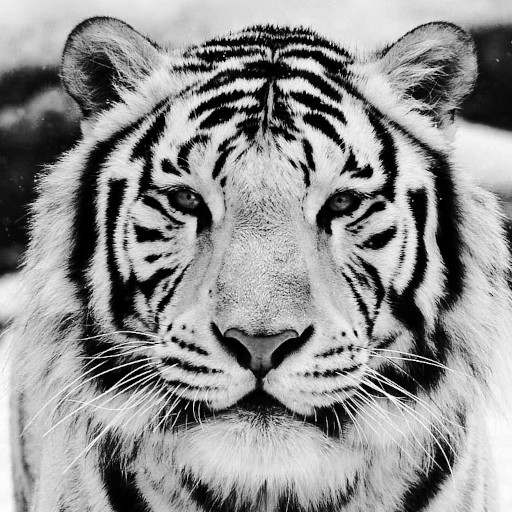
#> input picture dsp/image/samples/tiger.jpg, 512 x 512 px
$ python gaussian_blur.py
#> lines starting #> are read from the running program, lines starting #| are printed output that depends on the picture
"""Gaussian blurring an image."""

import numpy as np
import matplotlib.pyplot as plt
from matplotlib.image import imread

def imread_bw(name):
    """Read an image and average RGB values to produce a grayscale image."""
#> called with name = 'samples/tiger.jpg'
    im = imread(name)
#> im is the input picture: shape (512, 512, 3); min 0, max 255, mean 145.7
    if len(im.shape) > 2:
        im = np.sum(im, axis=2)/3
#> im: shape (512, 512) float64
    return im

# There would be border issues because the image isn't exactly periodic.
image = imread_bw("samples/tiger.jpg")

# There would be border issues because the image isn't exactly periodic.
# image = imread_bw("board.png")

# This image creates problems because it's not at all periodic and leads
# to terrible results.
# image = imread_bw("gradient.png")

# Domain setup.
n = image.shape[0]
#> n = 512
x = np.linspace(-n/2, n/2, n)
#> x = 512 values from -256 to 256
dx = x[1] - x[0]
#> dx = 1
X, Y = np.meshgrid(x, x)

# Set up the blurring kernel.
# Image will be smeared along the horizontal axis.
# Too small a radius will create problems.
r1 = 10
r2 = 1
K = np.exp(-(X**2/(2*r1**2) + Y**2/(2*r2**2)))
K /= np.sqrt(2 * np.pi * r1**2) # normalization
K /= np.sqrt(2 * np.pi * r2**2) # normalization

# DFTs assume that the "origin" of the kernel are at the "ends".
# But the kernel we've defined above has an origin at the center.
# So shift appropriately to put the origin at the "ends."
K = np.fft.fftshift(K)
# The multiplication by dx^d is to turn a discrete DFT sum into
# an integral.
K_q = np.fft.fftn(K) * (dx**2)
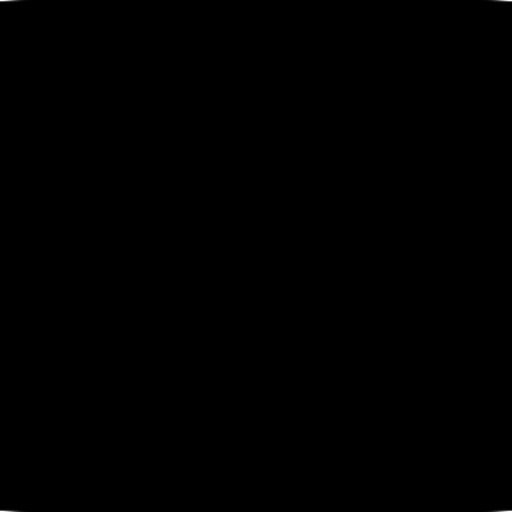
#> K: shape (512, 512) float64; min 0, max 0.014, mean 3.8e-06; drawn with min black and max white

image_q = np.fft.fftn(image)
image_blur = np.fft.ifftn(image_q * K_q).real
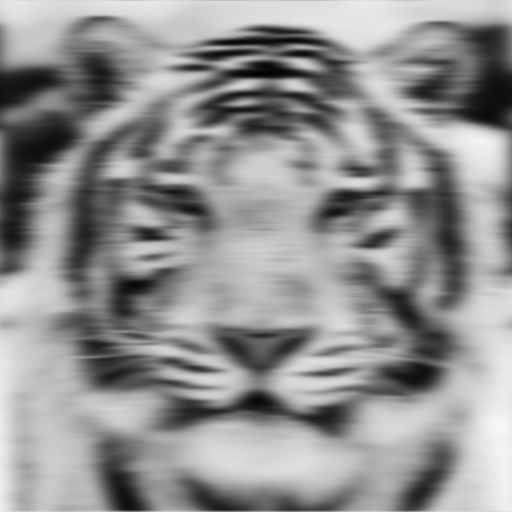
#> image_blur: shape (512, 512) float64; min 3.58, max 246.2, mean 145.7

plt.axis("off")
plt.imshow(image_blur, cmap="binary_r")
plt.show()
